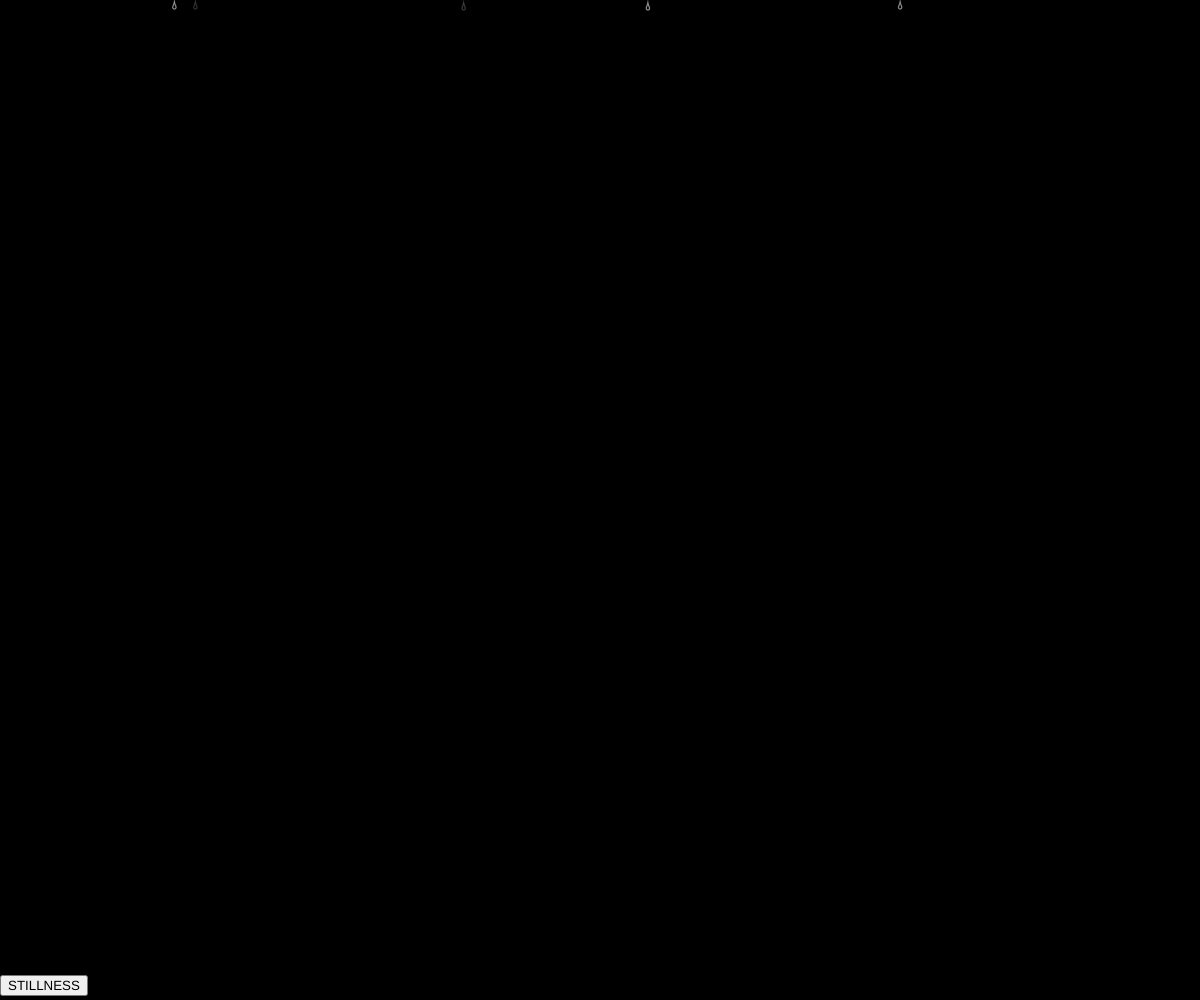
Frame 1 (no input)
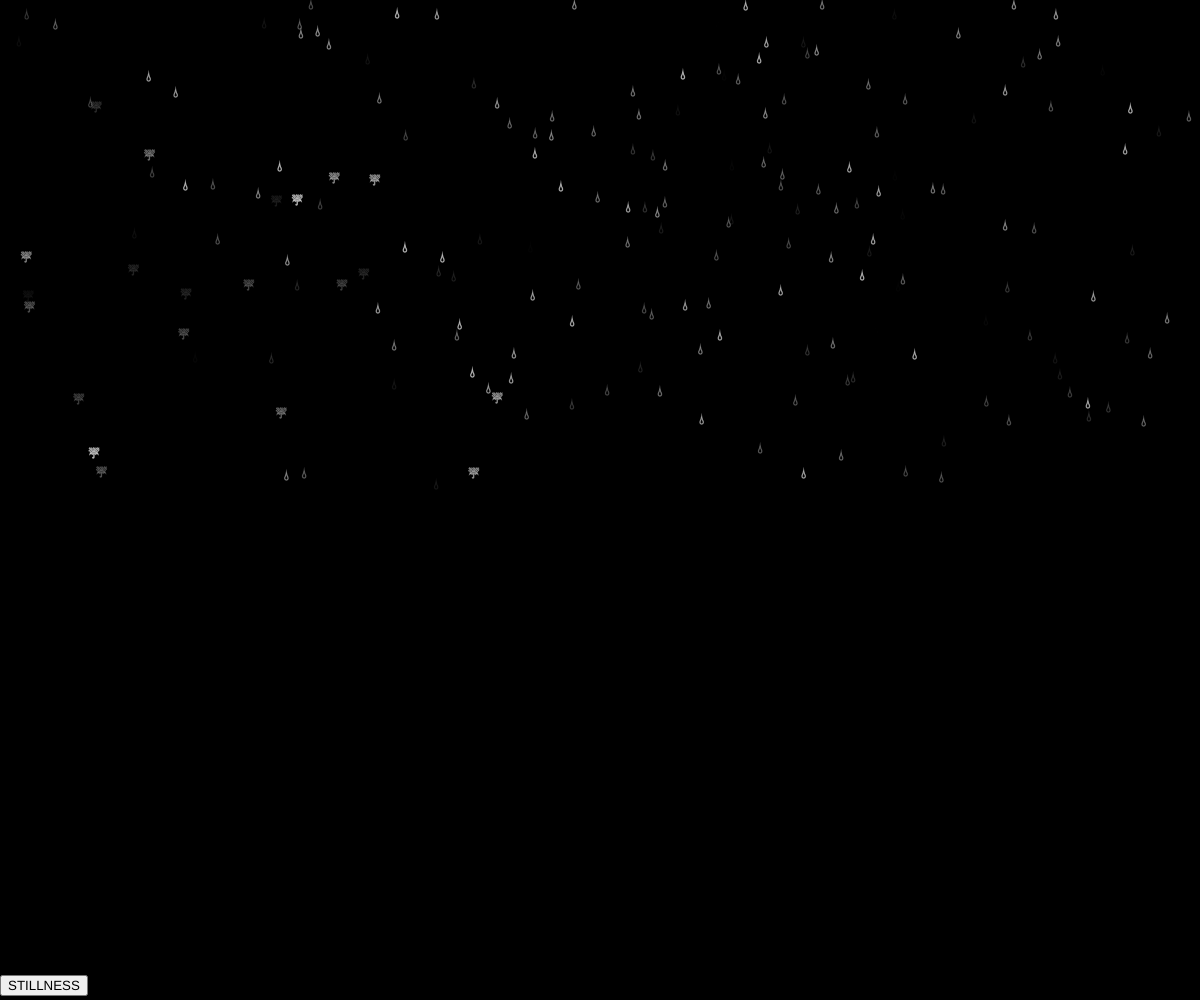
Frame 60 (no input)
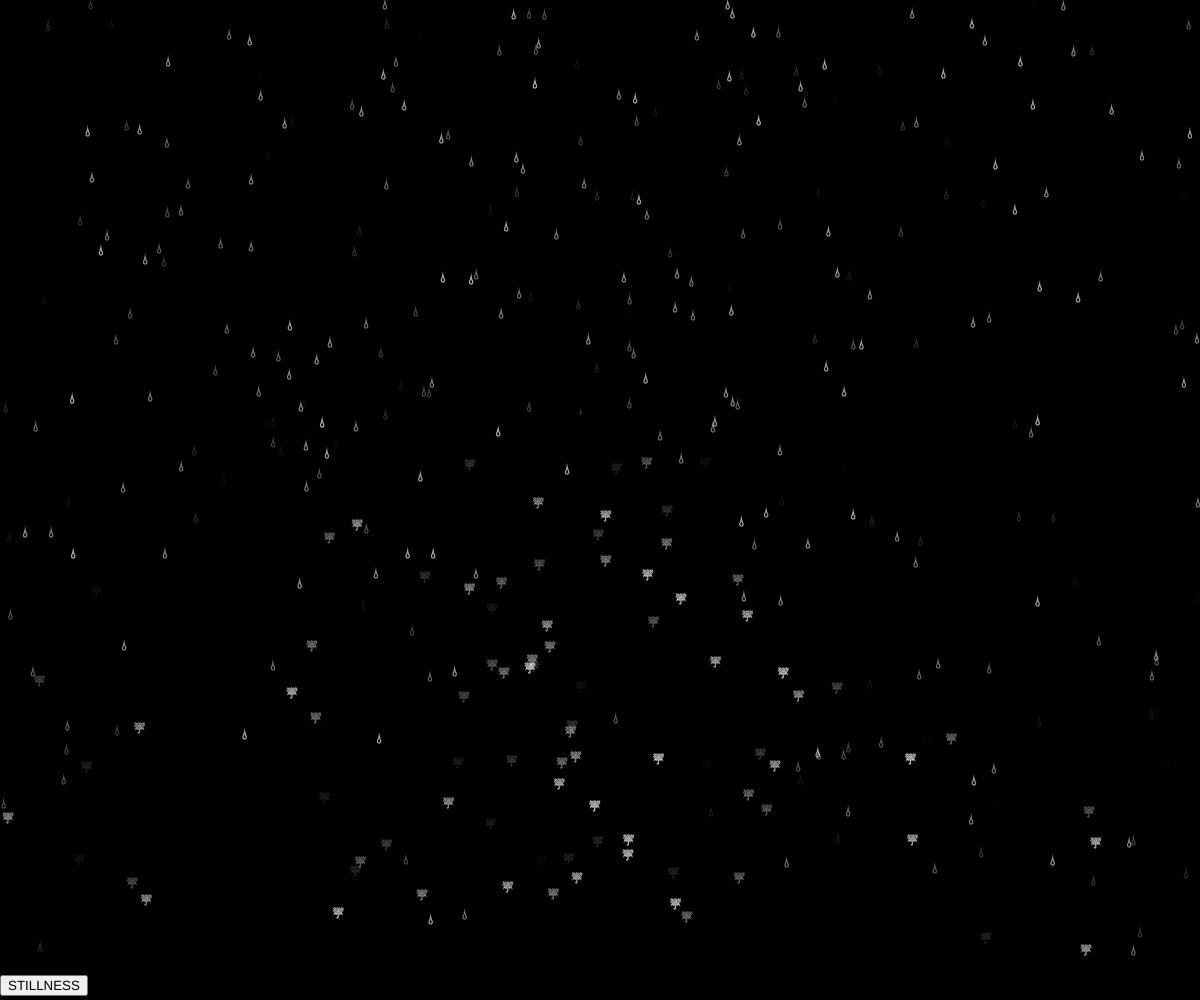
Frame 120 (the mouse pressed at the canvas centre since frame 60)

The p5.js sketch that drew these frames (run headless with seeded random() and noise() and a simulated clock; from frame 60 on, the mouse is pressed at the canvas centre):

// p5.js sketch
// ── sketch.js
// Prompt: Umbrella notifications fruit
let particles = [];
const UMBRELLA_SIZE = 130;
let STILLNESS = false;
// if rain Y value = mouse Y value, remove rain

let lastMouseX, lastMouseY;

function setup() {
  createCanvas(windowWidth, windowHeight);
  button = createButton('STILLNESS');
  button.position(0, windowHeight-25);
  button.mousePressed(still);
}

function draw() {
  background(0);

  let umb = new Umbrella(mouseX, mouseY);

  //generate objects
  for (let i = 0; i < 5; i++) {
    particles.push(new Particle(random(0, windowWidth), 0));
  }

  //run the object
  for (let i = 0; i < particles.length; i++) {
    let p = particles[i];
    // update, check & compare, then display last
    p.move();
    // p.checkEdges();
    p.display();
    umb.display();
    if (
      mouseX - (UMBRELLA_SIZE/2) < particles[i].x &&
      particles[i].x < mouseX + 50 &&
      particles[i].y > umb.y - 50
    ) {
      // particle is under umbrella
      particles[i].emoji = String.fromCodePoint("0x2614");
      //particles.splice(i, 1);
    }
  }

  //adjust number of particles
  if (particles.length > 60) {
    //taken from where in index, and then how many taken out
    particles.splice(0, 1);
  }
  if (particles.length > 500) {
    //taken from where in index, and then how many taken out
    particles.splice(0, 3);
  }
}

class Particle {
  constructor(x, y) {
    this.x = x;
    this.y = y;
    this.xspd = 0;
    this.position = createVector(this.x, this.y);
    this.yspd = random(9, 10);
    this.size = 3;
    this.clr = color(255, random(150));
    this.emoji = String.fromCodePoint("0x1f4a7");
    // this.emoji = Math.round(random(0, 1))
    //   ? String.fromCodePoint("0x2614")
    //   : String.fromCodePoint("0x1f4a7");
  }
  display() {
    push();
    fill(this.clr);
    stroke(this.clr);
    //ellipse(this.x, this.y, this.size, this.size);
    //ellipse(this.x, this.y, this.size * 0.5, this.size) * 0.3;
    //let emojival = floor(1536).toString(16)
    //console.log(emojival)
    text(this.emoji, this.x, this.y);
    // if (Math.round(random(0,1))){
    //   text(String.fromCodePoint('0x2602'), this.x, this.y)
    // } else {
    //   text(String.fromCodePoint('0x1f4a7'), this.x, this.y)
    // }
    pop();
  }
  move() {
    if (!STILLNESS){
      this.x = this.x + this.xspd + (random(-0.3, 0.3) * (windowWidth - mouseY - 50)) / 3;
    } else {
      this.x = this.x + this.xspd + (random(-0.3, 0.3));
    }
    this.y = this.y + this.yspd;
  }
  // checkEdges() {
  //   if (this.y > height) {
  //     this.y = 0;
  //   }
  // }
  removeRain() {
    fill(0);
  }
}
class Umbrella {
  constructor(x, y) {
    this.x = mouseX;
    this.y = mouseY;
    this.size = 3;
    this.clr = color(200, 255, 80);
  }
  display() {
    //fill(this.clr);
    push();
    textSize(UMBRELLA_SIZE);
    text("☂", this.x - UMBRELLA_SIZE/2, this.y);
    pop();
    //rect(this.x, this.y - 10, 4, 70);
    //fill(0);
    //noStroke();
    //fill(255, 20, 200);
    //arc(this.x, this.y, 90, 30, PI, TWO_PI);
  }
}

function still(){
  STILLNESS = !!STILLNESS;
}

function mouseClicked(){
  STILLNESS = !STILLNESS;
}
